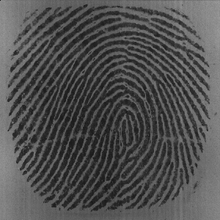
%> input picture Assignment-3/0402.pgm, 220 x 220 px, shrunk from 300 x 300 before the run
$ octave PointCare.m   (GNU Octave 9; MATLAB toolbox functions it lacks are replaced by stand-ins)
%> lines starting %> are read from the running program, lines starting %| are printed output that depends on the picture
### Assignment-3/drawOrientation.m
function drawOrientation(img, ofield, varargin)
%% Call this function as drawOrientation(img, ofield)
%% where 'img' is the image matrix and 'ofield' is the
%% orientation field matrix. This function displays
%% 'ofield' as a set of quivers on image 'img'.
%%
%% Author: Arun Ross
%% Last Modified: 10 Oct 2006

if (nargin==2)
    blksz = 11;
else
    blksz = varargin{1};
end

hblksz = round(blksz/2);
r = hblksz;

[nr nc] = size(ofield);
u_ofield = r*cos(ofield);
v_ofield = r*sin(ofield);

[X, Y] = meshgrid(hblksz:blksz:nr-hblksz, hblksz:blksz:nc-hblksz);
X = X(:);
Y = Y(:);
for i=1:size(X)
    U(i) = u_ofield(X(i), Y(i));
    V(i) = v_ofield(X(i), Y(i));
end
figure;
imshow(img,[]);
hold on;
h=quiver(Y, X, V', U');
set(h,'Color',[1 1 1]);

### Assignment-3/PointCare.m
clc;
clear all;
close all;

[f,p] = uigetfile;
%> the answer given: 0402.pgm
IMG = imread(cat(2,p,f));
%> IMG is the input picture: size 220x220 uint8; min 22, max 153, mean 80.6
[rows,columns] = size(IMG);
%> rows = 220; columns = 220
figure;
imshow(IMG);
a = mod(rows,10);
%> a = 0
b = mod(columns,10);
%> b = 0
if ( a ~= 0 )
    IMG(rows + (10 - a),:) = 0;
    rows = rows + (10 - a);
end
if ( b ~= 0 )
    IMG(:,columns + (10 - b)) = 0;
    columns = columns + (10 - b);
end
W = 10;
k = 0;
theta = zeros(rows / W, columns / W);
sobelx = [-1 -2 -1; 0 0 0; 1 2 1];
sobely = [-1 0 1; -2 0 2; -1 0 1];
for row = 1 : rows / W
    for col = 1 : columns / W
        img = IMG(((row-1) * W) + 1:((row-1) * W) + W,((col-1) * W) + 1:((col-1) * W) + W);
        Gx = filter2(sobelx,img);
        Gy = filter2(sobely,img);
        N = 0;
        for i = 2 : W -1
            for j = 2 : W - 1
                N = N + (2 * Gx(i,j) * Gy(i,j));
            end
        end
        D = 0;
        for i = 2 : W - 1
            for j = 2 : W - 1
                D = D + ((Gx(i,j) ^ 2) - (Gy(i,j) ^ 2));
            end
        end
        theta(row,col) = 0.5 * atan(N / D);
        if ( (theta(row,col) >= 0) && (N <= 0))
             k = 0;
        elseif ( (theta(row,col) < 0) && (N >= 0))
             k = 1;
        elseif ( ((theta(row,col) < 0) && (N < 0)) || ((theta(row,col) >= 0) && (N > 0)) )
             k = 0.5;
        end
        theta(row,col) = theta(row,col) + (k * pi);
        thetafinal(((row-1) * W) + 1:((row-1) * W) + W,((col-1) * W) + 1:((col-1) * W) + W) = theta(row,col);
    end
end
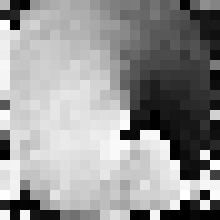
%> thetafinal: size 220x220 double; min 0.00859, max 3.14, mean 1.83; drawn with min black and max white
%> after the loop, k = 0
drawOrientation(IMG, thetafinal);
%> in drawOrientation, `u_ofield = r*cos(ofield);`:
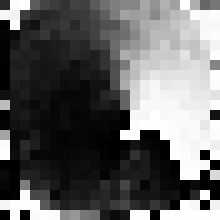
%> u_ofield: size 220x220 double; min -6, max 6, mean -1.34; drawn with min black and max white
%> in drawOrientation, `v_ofield = r*sin(ofield);`:
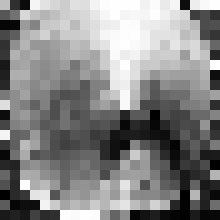
%> v_ofield: size 220x220 double; min 0.0228, max 6, mean 3.15; drawn with min black and max white
%> after the loop in drawOrientation, `for i=1:size(X)`: U = 361 values, max 6 at index 205, min -6 at index 340, mean -1.6; V = 361 values, max 6 at index 11, min 0.0228 at index 340, mean 3.27
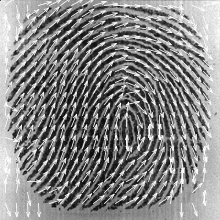
%> figure redrawn from the program's plot data

rows = rows / W;
%> rows = 22
columns = columns / W;
%> columns = 22
im = double(zeros(rows + 2, columns + 2));
PI = zeros(rows + 2, columns + 2);
im(2 : rows + 1, 2 : columns + 1) = theta;
for i = 2:rows + 1
    for j = 2:columns + 1
        a = [im(i-1,j-1) im(i-1,j) im(i-1,j+1) im(i,j-1) im(i,j+1) im(i+1,j-1) im(i+1,j) im(i+1,j+1)];
%         a = sort(a);
        for k = 1:8
            if (k == 8)
                b = a(8) - a(1);
            else
                b = a(mod(k,8)) - a(k);
            end
            if (b > (pi/2))
                PI(i,j) = PI(i,j) + (b - pi);
            elseif (b < (-pi/2))
                PI(i,j) = PI(i,j) + (b + pi);
            else
                PI(i,j) = PI(i,j) + b;
            end
        end
        PI(i,j) = PI(i,j)/pi;
    end
end
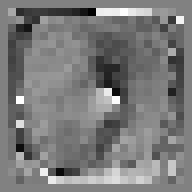
%> PI: size 24x24 double (shown 8 times larger); min -0.493, max 0.48, mean -0.0254; drawn with min black and max white
%> after the loop, b = -3.01

$ run again, on Assignment-3/1703.pgm
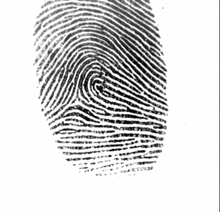
%> input picture Assignment-3/1703.pgm, 220 x 212 px, shrunk from 388 x 374 before the run
%> IMG is the input picture: size 212x220 uint8; min 0, max 255, mean 212.3
%> IMG: size 220x220 uint8
%> after the loop `for row = 1 : rows / W`:
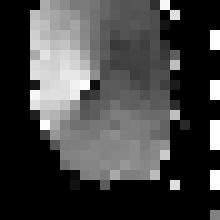
%> thetafinal: size 220x220 double; 39.46% of the values are NaN or infinite; the others: min 0, max 3.14, mean 1.4; drawn with min black, max white, NaN and infinite black
%> after the loop `for row = 1 : rows / W`: k = 0.5
%> after the loop `for i = 2:rows + 1`:
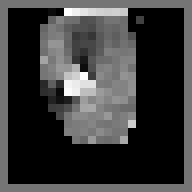
%> PI: size 24x24 double (shown 8 times larger); 52.08% of the values are NaN or infinite; the others: min -0.427, max 0.496, mean 0.00865; drawn with min black, max white, NaN and infinite black
%> after the loop `for i = 2:rows + 1`: b = NaN

$ run again, on Assignment-3/2208.pgm
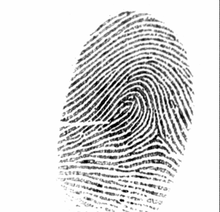
%> input picture Assignment-3/2208.pgm, 220 x 212 px, shrunk from 388 x 374 before the run
%> IMG is the input picture: size 212x220 uint8; min 0, max 255, mean 218.3
%> IMG: size 220x220 uint8
%> after the loop `for row = 1 : rows / W`:
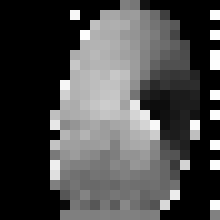
%> thetafinal: size 220x220 double; 37.4% of the values are NaN or infinite; the others: min 0, max 3.14, mean 1.52; drawn with min black, max white, NaN and infinite black
%> after the loop `for row = 1 : rows / W`: k = 0.5
%> after the loop `for i = 2:rows + 1`:
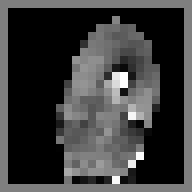
%> PI: size 24x24 double (shown 8 times larger); 47.92% of the values are NaN or infinite; the others: min -0.49, max 0.488, mean -0.0511; drawn with min black, max white, NaN and infinite black
%> after the loop `for i = 2:rows + 1`: b = NaN
